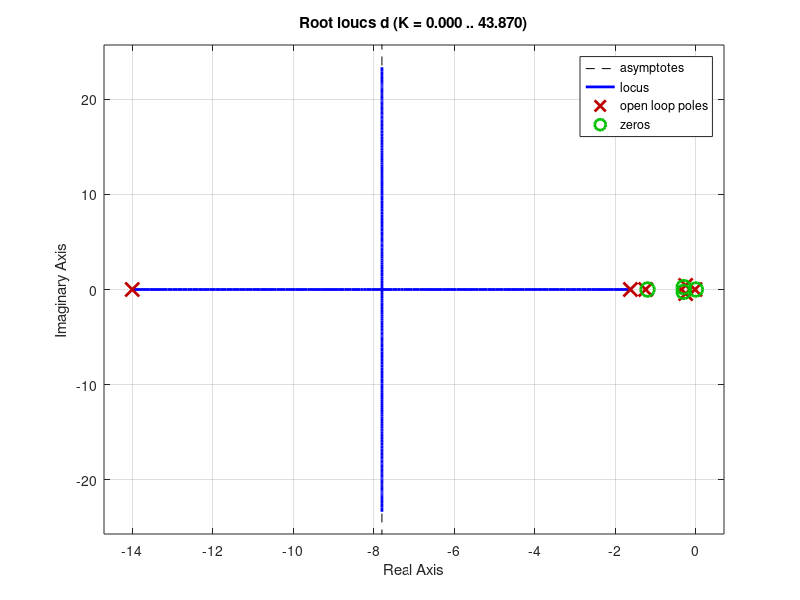
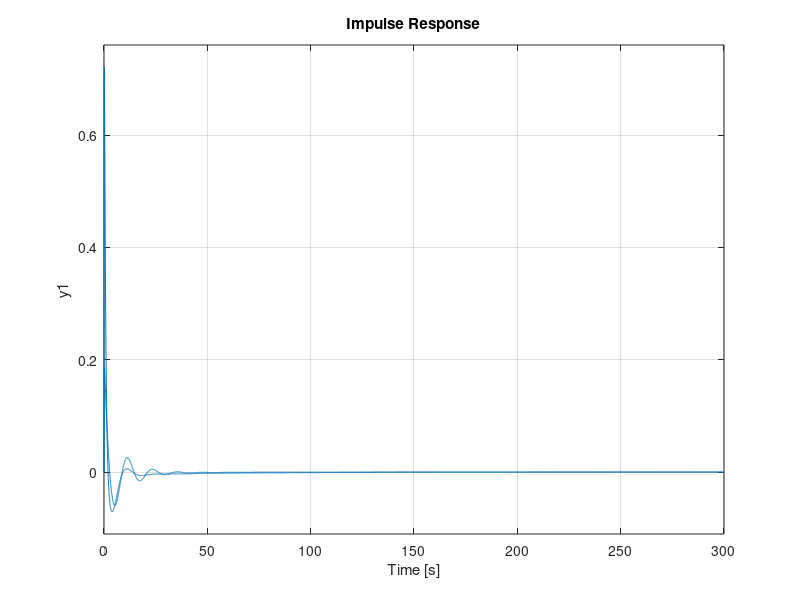

These figures' MATLAB source, in order:
a=tf([-0.213],[1 0.028])*tf([1 1.2],[1 1.13]);
b=tf([1 0.6 0.1525],[1 0.24 0.2843])*tf([-15],[1 15])*a;
c=b*tf([1 0],[1,1]);
d=4.18*feedback(c,4.18,-1);
zpk(d)
figure(1);
rlocus(d);
figure(2);
impulse(d);
hold on;
impulse(c);